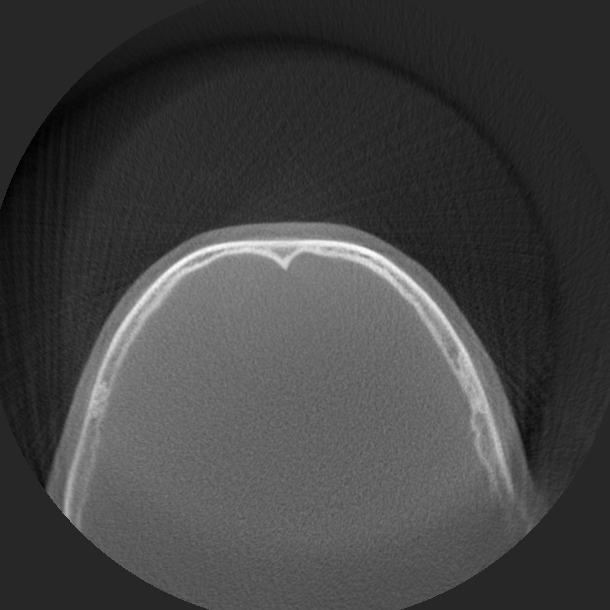
#> input picture data/dental0.png, 610 x 610 px, found by its file name; the run also reads 1 picture not shown here
$ jupyter execute 'thresholding test.ipynb'
#> lines starting #> are read from the running program, lines starting #| are printed output that depends on the picture; after the words box and inside, x2 and y2 are one past the last pixel; in counts of white or black regions, pixels touching at a corner belong together
[cell 1]
import numpy as np
import cv2

[cell 2]
def onChange(pos): # 트랙바 핸들러
    global imagegray, idx
    thresh = cv2.getTrackbarPos('threshold','img')
    ret, dst = cv2.threshold(imagegray[idx], thresh, 255, cv2.THRESH_BINARY)
    #print('ret=', ret)
    cv2.imshow('mask',  dst)

[cell 3]
cnt = 3
imageFile = []
imageFile.append('./data/dental0.png')
imageFile.append('./data/dental1.png')
imageFile.append('./data/dental2.png')

idx = 0
imagegray = []
for i in range(0, cnt):
    imagegray.append(cv2.imread(imageFile[i], cv2.IMREAD_GRAYSCALE))

[cell 4]
#mask = np.zeros((512, 512, 3), np.uint8) # black
img = cv2.imread('./data/dental1.png', cv2.IMREAD_GRAYSCALE)
cv2.imshow('img',img)

# 트랙바 생성
init_thresh = 128
cv2.createTrackbar('threshold', 'img', 0, 255, onChange)
cv2.setTrackbarPos('threshold', 'img', init_thresh)

ret, mask = cv2.threshold(img, init_thresh, 255, cv2.THRESH_BINARY)
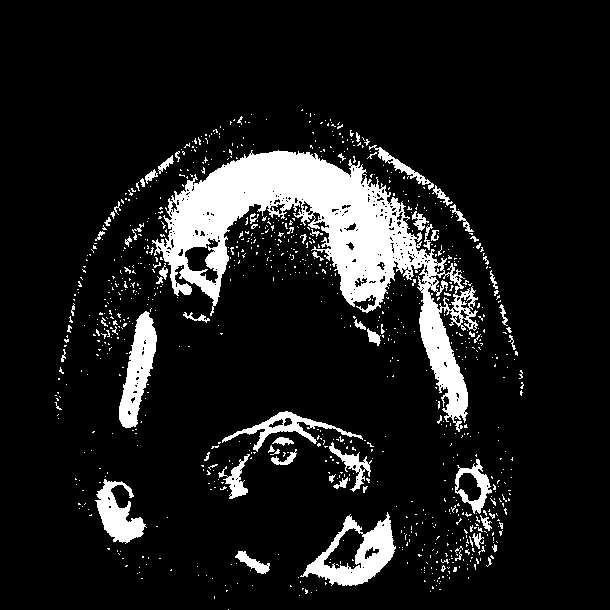
#> mask: shape (610, 610); 11% white; 938 white regions (874 under 20 px), largest, box (x1, y1, x2, y2) and area: (152, 150, 478, 432) 24471, (300, 512, 396, 586) 2780, (119, 311, 157, 428) 2275
#> ret = 128
cv2.imshow('mask',mask)


while True:
    key = cv2.waitKeyEx(30)
#> (key Esc is pressed here)
    if key == 27:  #ESC
        break

    # 영상 변경
    elif key == 0x250000: # left
        idx -= 1
        if idx < 0:
            idx = cnt-1

    # 영상 변경
    elif key == 0x270000: # right
        idx += 1
        idx %= cnt

    cv2.imshow('img', imagegray[idx])
    thresh = cv2.getTrackbarPos('threshold','img')
    ret, dst = cv2.threshold(imagegray[idx], thresh, 255, cv2.THRESH_BINARY)
    cv2.imshow('mask',  dst)

cv2.destroyAllWindows()
